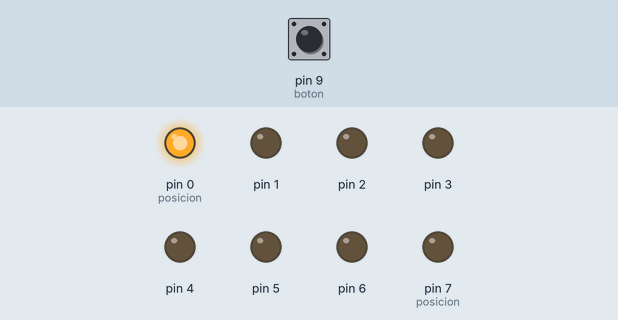
A sketch run on a simulated Arduino Uno, built with avr-gcc and run on an emulated ATmega328P. Parts: output pins drawn as LEDs (lit = HIGH). The inputs (shaded band) are chosen by the test bench; at power-on: pin 9 (boton) HIGH.

Above: at 0.06 s.
At 0.3 s:
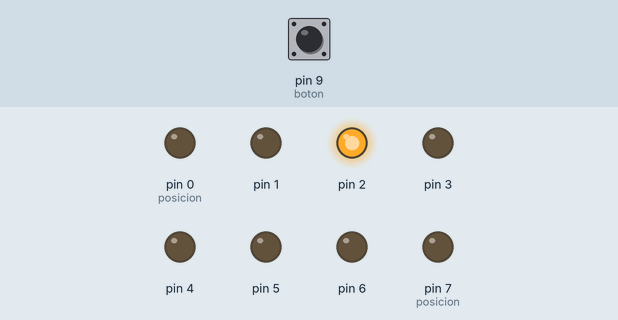
At 0.66 s:
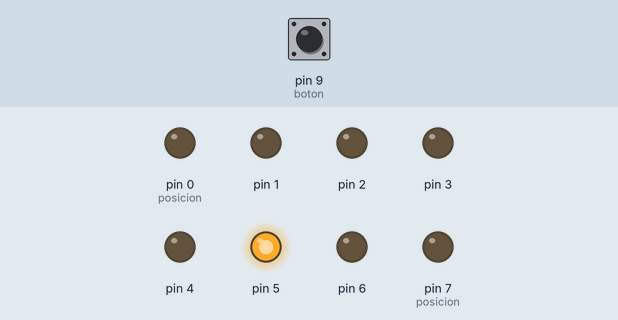
At 1.38 s:
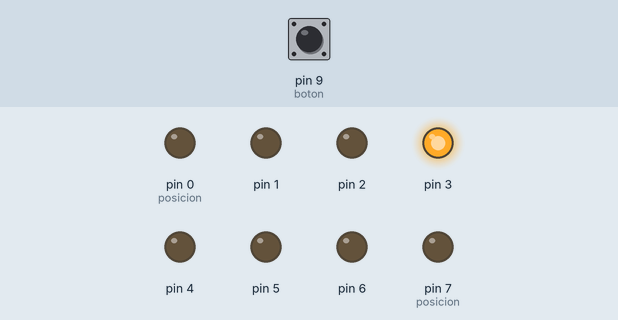
At 2.1 s:
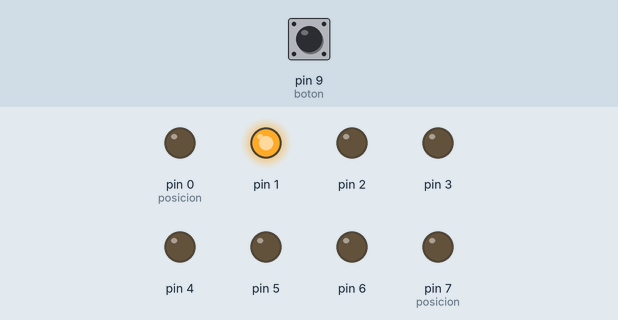
At 2.82 s:
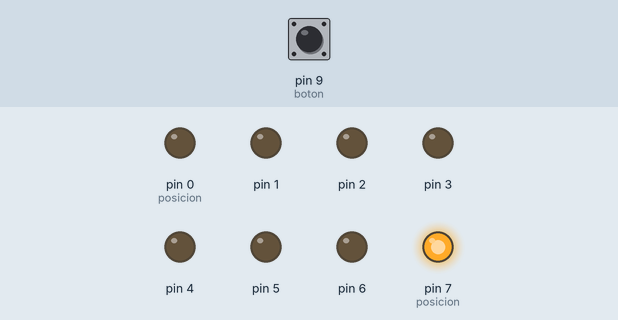
Timing chart, 0 to 3.1 s (numbered marks = the images above):
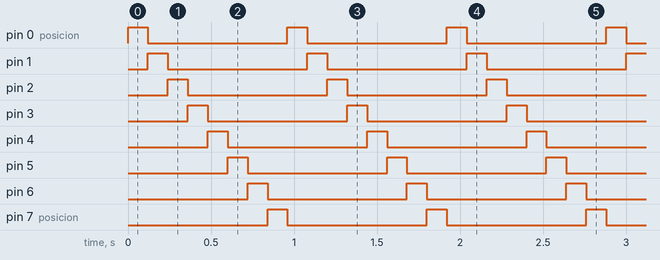

The sketch:

Ejercicio06.ino
```cpp
#define boton 9

int direccion=0;
int posicion=0;

void setup(){
  pinMode(boton, INPUT);
  for(byte i=0;i<8;i++){
    pinMode(i, OUTPUT);
  }
}

void loop(){
  direccion=digitalRead(boton);
  if(direccion==0){
    direccion=direccion-1;
  }
  digitalWrite(posicion,HIGH);
  delay(120);
  digitalWrite(posicion,LOW);

  if(direccion==1){
    posicion++;
  }
  else{
    posicion--;
  }
  if(posicion>7){
    posicion=0;
  }

  if(posicion<0){
    posicion=7;
  }
}
```

Measured:
- by itself, pin 0 (posicion), pin 1–6, pin 7 (posicion): alternates HIGH for 0.12 s and LOW for 0.84 s
- by itself, everything shown: repeats every 0.96 s, in 8 steps
